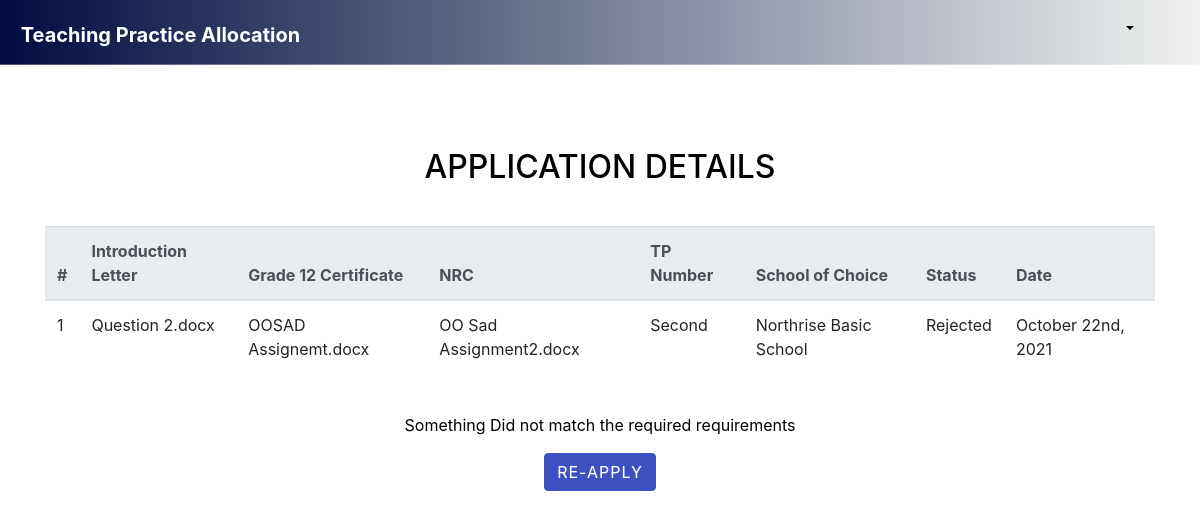
/student/applicationDetails.php?id=2, run on the app's committed database.
### tables this page shows
CREATE TABLE IF NOT EXISTS `applications` (
  `id` int(10) NOT NULL AUTO_INCREMENT,
  `letter` varchar(30) NOT NULL,
  `g12` varchar(30) NOT NULL,
  `nrc` varchar(30) NOT NULL,
  `license` varchar(30) NOT NULL,
  `school` varchar(30) NOT NULL,
  `s_email` varchar(30) NOT NULL,
  `tp_number` varchar(10) NOT NULL,
  `date` datetime NOT NULL DEFAULT CURRENT_TIMESTAMP,
  `status` varchar(10) NOT NULL,
  PRIMARY KEY (`id`)
);

### student/applicationDetails.php (the view, shortened to what this page needs)
<!DOCTYPE html>
<?php
include('../includes/connect.php');
?>
<?php include('../includes/home-head.php'); ?>
<h1>Application Details</h1>
<?php
    $id = $_GET['id'];
?>
<div class="container" style="margin-bottom: 10px; color: black; margin-top: 100px;">
    <h2 class="text-center " style="margin-bottom: 40px; color: black; margin-top: 70px;">APPLICATION DETAILS</h2>
        <table class="table table-hover table-stripped">
            <thead class="thead-light">
                <tr>
                    <th scope="col">#</th>
                    <th scope="col">Introduction Letter</th>
                    <th scope="col">Grade 12 Certificate</th>
                    <th scope="col">NRC</th>
                    <th scope="col">TP Number</th>
                    <th scope="col">School of Choice</th>
                    <th scope="col">Status</th>
                    <th scope="col">Date</th>
                </tr>
            </thead>
            <tbody>
                <?php
                    $query = "select * from applications where id ='$id';";
                    $result = mysqli_query($con,$query);
                    $cnt=1;
                    while ($row = mysqli_fetch_array($result)){ ?>
                        <tr>
                            <td><?php echo $cnt;?></td>
                            <td><?php echo $row['letter'];?></td>
                            <td><?php echo $row['g12'];?></td>
                            <td><?php echo $row['nrc'];?></td>
                            <td><?php echo $row['tp_number'];?></td>
                            <td><?php echo $row['school'];?></td>
                            <td><?php echo $row['status'];?></td>
                            <td>
                                <?php
                                    $date = date_create($row['date']);
                                    echo date_format($date, 'F jS, Y');
                                ?>
                            </td>
                        </tr>
                    <?php $cnt++; } ?>
                </tbody>
            </table>
            <br>
            <div>
                <?php
                    $query = "select * from applications where id ='$id';";
                    $result = mysqli_query($con,$query);
                    $row = mysqli_fetch_array($result);
                    $status = $row['status'];
                ?>
            <?php
                if($status == 'Approved'){
                    echo
                    "<div class='d-flex justify-content-center'>
                        <button class='btn btn-primary'>Download Recommendation Letter</button>
                    </div
                    ";
                } else {
                    echo
                    "<div class='text-center'>
                        <div>
                            <p'>Something Did not match the required requirements</p>
                        </div>
                        <a href='apply.php' class='btn btn-primary'>Re-Apply</a>
                    </div
                    ";
                }
            ?>
            </div>
        </div>

### css/style.css (style rules this page uses)
html { width: 100%; height: 100%; }
h1 { font-size: 38px; }
h2 { font-size: 36px; }
h1, h2, h3, h4, h5, h6 { margin: 0 0 30px; font-family: 'Roboto', sans-serif; font-weight: 400; color: #444; line-height: 1em; }
a { color: #666; -webkit-transition: all .2s ease-in-out; -moz-transition: all .2s ease-in-out; transition: all .2s ease-in-out; }
.btn { position: relative; display: inline-block; outline: none; color: #fff; text-decoration: none; text-transform: uppercase; letter-spacing: 1px; font-weight: 400; text-shadow: 0 0 1px rgba(255,255,255,0.3); font-size: 14px; font-weight: 700; }

### includes/home-head.php (style rules this page uses)
.btn-primary { background-color: #3c50c1; border-color: #3c50c1; }

### data on the page
applications: letter "Question 2.docx", g12 "OOSAD Assignemt.docx", nrc "OO Sad Assignment2.docx", tp_number "Second", school "Northrise Basic School", status "Rejected", date "October 22nd, 2021"
